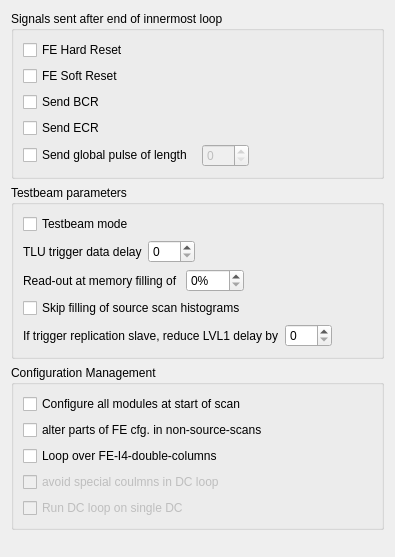
       <widget class="QWidget" name="TabPage3">
        <attribute name="title">
         <string>Expert Settings</string>
        </attribute>
        <layout class="QVBoxLayout" name="verticalLayout_53">
         <item>
          <layout class="QVBoxLayout" name="verticalLayout_52">
           <item>
            <widget class="QGroupBox" name="ErrorBox">
             <property name="title">
              <string>Signals sent after end of innermost loop</string>
             </property>
             <layout class="QVBoxLayout" name="verticalLayout_6">
              <item>
               <layout class="QVBoxLayout" name="verticalLayout_5">
                <item>
                 <widget class="QCheckBox" name="hardReset">
                  <property name="text">
                   <string>FE Hard Reset</string>
                  </property>
                 </widget>
                </item>
                <item>
                 <widget class="QCheckBox" name="softReset">
                  <property name="text">
                   <string>FE Soft Reset</string>
                  </property>
                 </widget>
                </item>
                <item>
                 <widget class="QCheckBox" name="sendBCR">
                  <property name="text">
                   <string>Send BCR</string>
                  </property>
                 </widget>
                </item>
                <item>
                 <widget class="QCheckBox" name="sendECR">
                  <property name="text">
                   <string>Send ECR</string>
                  </property>
                 </widget>
                </item>
                <item>
                 <layout class="QHBoxLayout" name="horizontalLayout_32">
                  <item>
                   <widget class="QCheckBox" name="globalPulse">
                    <property name="text">
                     <string>Send global pulse of length </string>
                    </property>
                   </widget>
                  </item>
                  <item>
                   <widget class="QSpinBox" name="globalPulseLength">
                    <property name="enabled">
                     <bool>false</bool>
                    </property>
                    <property name="maximum">
                     <number>255</number>
                    </property>
                   </widget>
                  </item>
                  <item>
                   <spacer name="horizontalSpacer_36">
                    <property name="orientation">
                     <enum>Qt::Horizontal</enum>
                    </property>
                    <property name="sizeHint" stdset="0">
                     <size>
                      <width>40</width>
                      <height>20</height>
                     </size>
                    </property>
                   </spacer>
                  </item>
                 </layout>
                </item>
               </layout>
              </item>
             </layout>
            </widget>
           </item>
           <item>
            <widget class="QGroupBox" name="tbBox">
             <property name="title">
              <string>Testbeam parameters</string>
             </property>
             <layout class="QVBoxLayout" name="verticalLayout_49">
              <item>
               <layout class="QVBoxLayout" name="verticalLayout_48">
                <item>
                 <widget class="QCheckBox" name="tbModeBox">
                  <property name="text">
                   <string>Testbeam mode</string>
                  </property>
                 </widget>
                </item>
                <item>
                 <layout class="QHBoxLayout" name="horizontalLayout_18">
                  <item>
                   <widget class="QLabel" name="tluDelayLabel">
                    <property name="text">
                     <string>TLU trigger data delay</string>
                    </property>
                   </widget>
                  </item>
                  <item>
                   <widget class="QSpinBox" name="tluDelay">
                    <property name="maximum">
                     <number>255</number>
                    </property>
                   </widget>
                  </item>
                  <item>
                   <spacer name="horizontalSpacer_5">
                    <property name="orientation">
                     <enum>Qt::Horizontal</enum>
                    </property>
                    <property name="sizeHint" stdset="0">
                     <size>
                      <width>40</width>
                      <height>20</height>
                     </size>
                    </property>
                   </spacer>
                  </item>
                 </layout>
                </item>
                <item>
                 <layout class="QHBoxLayout" name="horizontalLayout_33">
                  <item>
                   <widget class="QLabel" name="sramLabel">
                    <property name="text">
                     <string>Read-out at memory filling of </string>
                    </property>
                   </widget>
                  </item>
                  <item>
                   <widget class="QSpinBox" name="sramFillLevel">
                    <property name="suffix">
                     <string>%</string>
                    </property>
                    <property name="maximum">
                     <number>100</number>
                    </property>
                   </widget>
                  </item>
                  <item>
                   <spacer name="horizontalSpacer_16">
                    <property name="orientation">
                     <enum>Qt::Horizontal</enum>
                    </property>
                    <property name="sizeHint" stdset="0">
                     <size>
                      <width>40</width>
                      <height>20</height>
                     </size>
                    </property>
                   </spacer>
                  </item>
                 </layout>
                </item>
                <item>
                 <widget class="QCheckBox" name="noSrcHistos">
                  <property name="text">
                   <string>Skip filling of source scan histograms</string>
                  </property>
                 </widget>
                </item>
                <item>
                 <layout class="QHBoxLayout" name="horizontalLayout_35">
                  <item>
                   <widget class="QLabel" name="redDelLabel">
                    <property name="text">
                     <string>If trigger replication slave, reduce LVL1 delay by</string>
                    </property>
                   </widget>
                  </item>
                  <item>
                   <widget class="QSpinBox" name="reduceDelay">
                    <property name="maximum">
                     <number>255</number>
                    </property>
                   </widget>
                  </item>
                  <item>
                   <spacer name="horizontalSpacer_40">
                    <property name="orientation">
                     <enum>Qt::Horizontal</enum>
                    </property>
                    <property name="sizeHint" stdset="0">
                     <size>
                      <width>40</width>
                      <height>20</height>
                     </size>
                    </property>
                   </spacer>
                  </item>
                 </layout>
                </item>
               </layout>
              </item>
             </layout>
            </widget>
           </item>
           <item>
            <widget class="QGroupBox" name="ConfigBox">
             <property name="title">
              <string>Configuration Management</string>
             </property>
             <layout class="QVBoxLayout" name="verticalLayout_51">
              <item>
               <layout class="QVBoxLayout" name="verticalLayout_50">
                <item>
                 <widget class="QCheckBox" name="cfgAtStart">
                  <property name="text">
                   <string>Configure all modules at start of scan</string>
                  </property>
                 </widget>
                </item>
                <item>
                 <widget class="QCheckBox" name="alterCfgBox">
                  <property name="text">
                   <string>alter parts of FE cfg. in non-source-scans</string>
                  </property>
                 </widget>
                </item>
                <item>
                 <widget class="QCheckBox" name="dcloopBox">
                  <property name="text">
                   <string>Loop over FE-I4-double-columns</string>
                  </property>
                 </widget>
                </item>
                <item>
                 <widget class="QCheckBox" name="noSpecialColBox">
                  <property name="enabled">
                   <bool>false</bool>
                  </property>
                  <property name="text">
                   <string>avoid special coulmns in DC loop</string>
                  </property>
                 </widget>
                </item>
                <item>
                 <widget class="QCheckBox" name="singleDcLoopBox">
                  <property name="enabled">
                   <bool>false</bool>
                  </property>
                  <property name="text">
                   <string>Run DC loop on single DC</string>
                  </property>
                 </widget>
                </item>
               </layout>
              </item>
             </layout>
            </widget>
           </item>
           <item>
            <spacer name="spacer38">
             <property name="orientation">
              <enum>Qt::Vertical</enum>
             </property>
             <property name="sizeType">
              <enum>QSizePolicy::Expanding</enum>
             </property>
             <property name="sizeHint" stdset="0">
              <size>
               <width>20</width>
               <height>16</height>
              </size>
             </property>
            </spacer>
           </item>
          </layout>
         </item>
        </layout>
       </widget>
